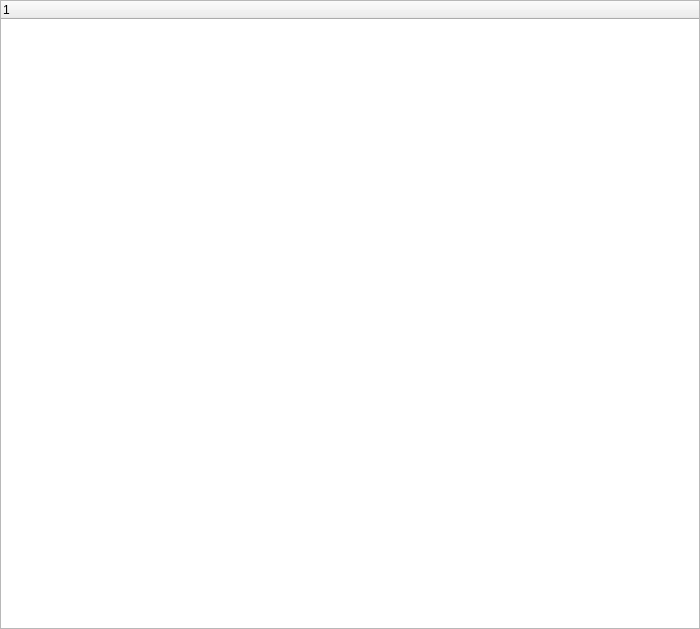
<?xml version="1.0" encoding="UTF-8"?>
<ui version="4.0">
 <class>QgsProfilerPanelBase</class>
 <widget class="QgsPanelWidget" name="QgsProfilerPanelBase">
  <property name="geometry">
   <rect>
    <x>0</x>
    <y>0</y>
    <width>700</width>
    <height>629</height>
   </rect>
  </property>
  <layout class="QVBoxLayout" name="verticalLayout">
   <property name="spacing">
    <number>0</number>
   </property>
   <property name="leftMargin">
    <number>0</number>
   </property>
   <property name="topMargin">
    <number>0</number>
   </property>
   <property name="rightMargin">
    <number>0</number>
   </property>
   <property name="bottomMargin">
    <number>0</number>
   </property>
   <item>
    <widget class="QTreeWidget" name="mTreeWidget">
     <column>
      <property name="text">
       <string notr="true">1</string>
      </property>
     </column>
    </widget>
   </item>
  </layout>
  <action name="mActionClear">
   <property name="icon">
    <iconset resource="../../images/images.qrc">
     <normaloff>:/images/themes/default/mActionDeleteSelected.svg</normaloff>:/images/themes/default/mActionDeleteSelected.svg</iconset>
   </property>
   <property name="text">
    <string>Clear</string>
   </property>
   <property name="toolTip">
    <string>Clear Log</string>
   </property>
  </action>
  <action name="mActionRecord">
   <property name="checkable">
    <bool>true</bool>
   </property>
   <property name="icon">
    <iconset resource="../../images/images.qrc">
     <normaloff>:/images/themes/default/mActionPlay.svg</normaloff>:/images/themes/default/mActionPlay.svg</iconset>
   </property>
   <property name="text">
    <string>Record Log</string>
   </property>
  </action>
  <action name="mActionShowSuccessful">
   <property name="checkable">
    <bool>true</bool>
   </property>
   <property name="text">
    <string>Show Successful Requests</string>
   </property>
  </action>
  <action name="mActionShowTimeouts">
   <property name="checkable">
    <bool>true</bool>
   </property>
   <property name="text">
    <string>Show Timeouts</string>
   </property>
  </action>
  <action name="mActionSaveLog">
   <property name="icon">
    <iconset resource="../../images/images.qrc">
     <normaloff>:/images/themes/default/mActionFileSave.svg</normaloff>:/images/themes/default/mActionFileSave.svg</iconset>
   </property>
   <property name="text">
    <string>Save Log…</string>
   </property>
  </action>
 </widget>
 <customwidgets>
  <customwidget>
   <class>QgsPanelWidget</class>
   <extends>QWidget</extends>
   <header>qgspanelwidget.h</header>
   <container>1</container>
  </customwidget>
 </customwidgets>
 <resources>
  <include location="../../images/images.qrc"/>
 </resources>
 <connections/>
</ui>
